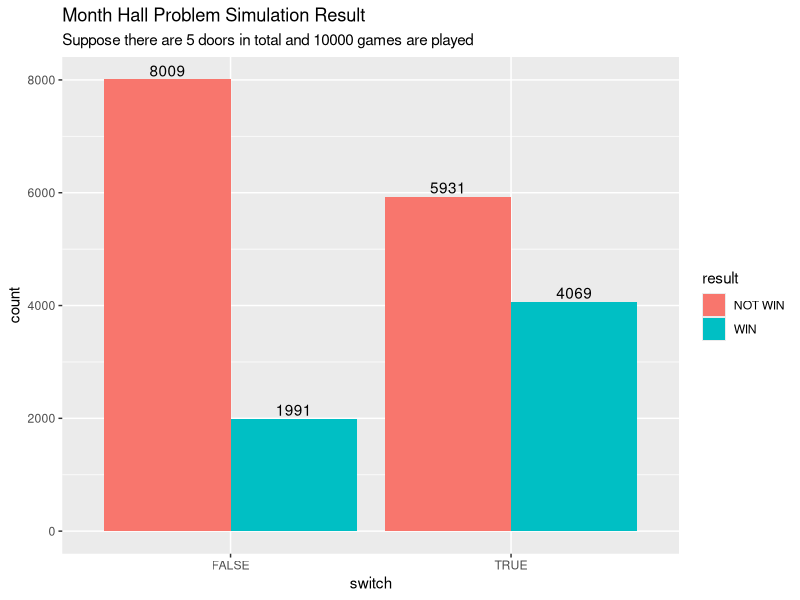

The R script that drew this image:
# Monty Hall problem simulation

# load necessary packages
library(tidyverse)

# single game function
monty_hall_game <- function(door_num = 3, switch = FALSE) {
        # given the number of doors and whehter the player is going to swith the selection
        # return whether the play win the price
        doors <- seq(from = 1, to = door_num)
        
        door_price <- base::sample(doors, 1)
        initial_selection <- base::sample(doors, 1)
        
        if (switch) {
                # cross out doors
                door_not_selected <- doors[!doors %in% c(initial_selection)]
                
                
                
                door_cross_out <- ifelse(door_price == initial_selection,
                                         base::sample(doors[!doors %in% c(door_price, initial_selection)], door_num - 2),
                                         doors[!doors %in% c(door_price, initial_selection)])
                second_selection <- door_not_selected[!door_not_selected %in% door_cross_out]
                result <- ifelse(second_selection == door_price, "WIN", "NOT WIN")
        } else {
                result <- ifelse(initial_selection == door_price, "WIN", "NOT WIN")
        }
        
        return(result)
}

# simulation function
monty_hall_sim <- function(door_num = 3, game = 100, switch = FALSE) {
        # given number of doors, how many games are going to be played, the strategy the play chooses
        # return a data frame contains game index and game result
        
        ls_result <- vector("character", length(game))
        ls_strategy <- rep(switch, game)
        
        for (i in 1:game) {
                ls_result[i] <- monty_hall_game(door_num, switch)
        }
        
        df_final <- tibble(game_index = seq(1, game), switch = ls_strategy, result = ls_result)
        
        return(df_final)
}

# run simulation
DOOR_NUM <- 5
GAME <- 10000
df_sim_not_switch <- monty_hall_sim(DOOR_NUM, game = GAME, switch = FALSE)
df_sim_switch <- monty_hall_sim(DOOR_NUM, game = GAME, switch = TRUE)

# visual check
df <- bind_rows(df_sim_not_switch, df_sim_switch) %>%
        group_by(switch, result) %>%
        summarise(count = n())
ggplot(df, aes(x = switch, y = count, fill = result)) +
        geom_bar(stat = "identity", position = "dodge") +
        geom_text(aes(label = count), position =position_dodge(width=0.9), vjust=-0.25) +
        labs(title = "Month Hall Problem Simulation Result", 
             subtitle = paste0("Suppose there are ", DOOR_NUM, " doors in total and ", 
                               GAME, " games are played"))

